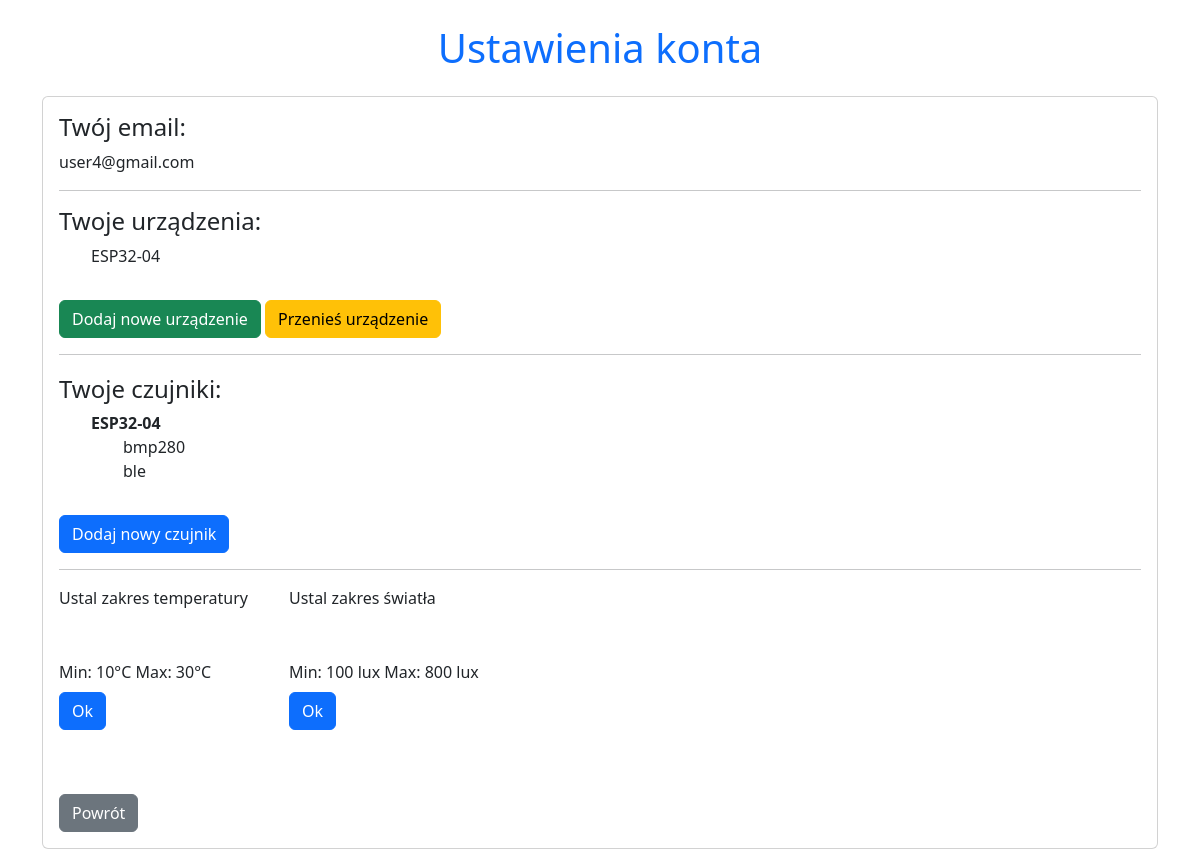
/auth/account/settings (signed in), run on an earlier commit of the app's database.
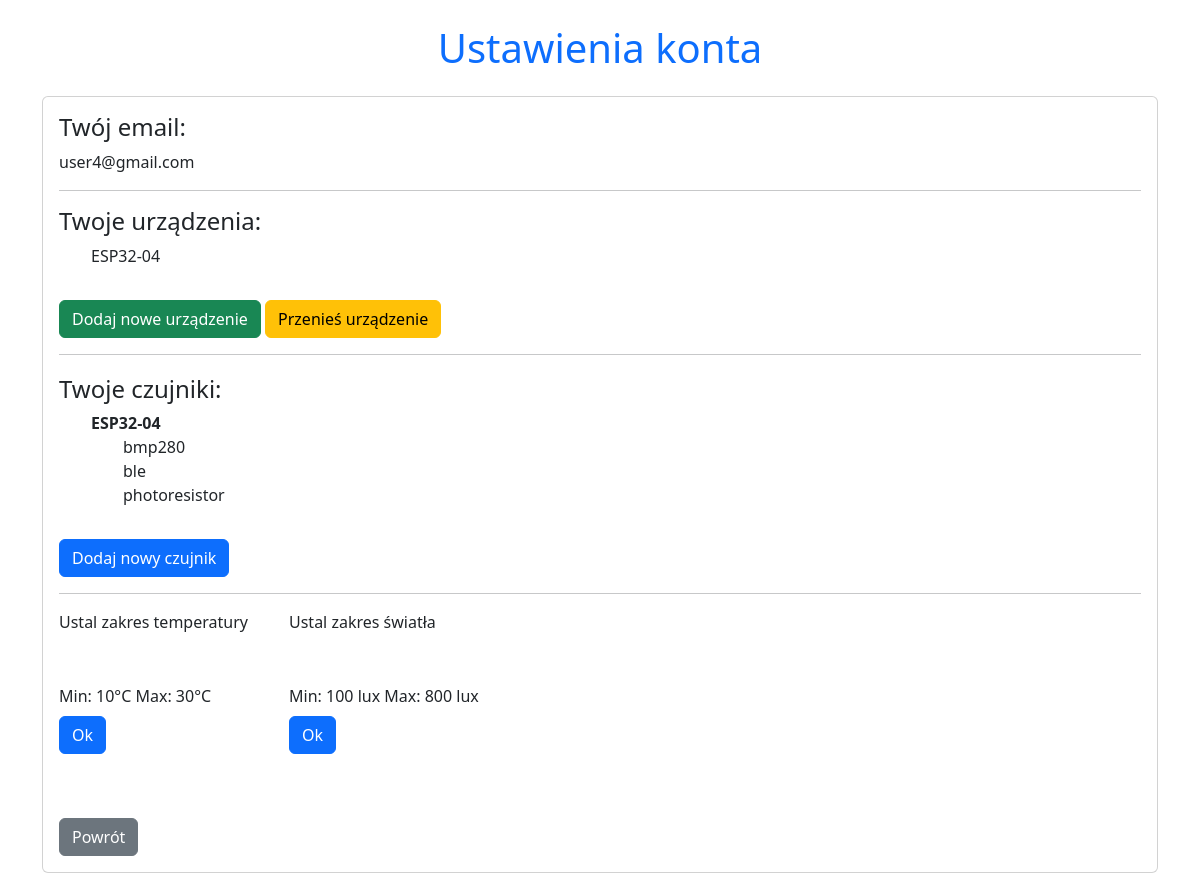
And on a later commit of the database.
### tables this page shows
CREATE TABLE devices (
        id INTEGER PRIMARY KEY AUTOINCREMENT,
        user_id INTEGER NOT NULL,
        device_id TEXT UNIQUE NOT NULL,
        status TEXT DEFAULT 'active',
        registration_date DATETIME DEFAULT CURRENT_TIMESTAMP,
        FOREIGN KEY(user_id) REFERENCES users(id) ON DELETE CASCADE
    );

CREATE TABLE sensors (
        id INTEGER PRIMARY KEY AUTOINCREMENT,
        user_id INTEGER NOT NULL,
        device_id TEXT NOT NULL,
        sensor_type TEXT NOT NULL,
        FOREIGN KEY(user_id) REFERENCES users(id) ON DELETE CASCADE,
        FOREIGN KEY(device_id) REFERENCES devices(device_id) ON DELETE CASCADE
    );

### app/routes/auth.py (the view)
@auth_bp.route('/account/settings', methods=['GET'])
def account_settings():
    if 'user_id' not in session:
        flash("Musisz być zalogowany, aby uzyskać dostęp do ustawień konta.", "danger")
        return redirect(url_for('auth.login'))
    user_id = session['user_id']
    conn = get_db_connection()
    cursor = conn.cursor()
    cursor.execute('SELECT email FROM users WHERE id = ?', (user_id,))
    user_email = cursor.fetchone()['email']
    cursor.execute('SELECT device_id FROM devices WHERE user_id = ?', (user_id,))
    user_devices = [row['device_id'] for row in cursor.fetchall()]
    user_sensors = {}
    for device in user_devices:
        cursor.execute('SELECT sensor_type FROM sensors WHERE user_id = ? AND device_id = ?', (user_id, device))
        user_sensors[device] = [row['sensor_type'] for row in cursor.fetchall()]
    cursor.execute('SELECT topic FROM subscriptions WHERE user_id = ?', (user_id,))
    user_subscriptions = [row['topic'] for row in cursor.fetchall()]
    conn.close()
    return render_template(
        'account_settings.html',
        email=user_email,
        user_devices=user_devices,
        user_sensors=user_sensors,
        user_subscriptions=user_subscriptions
    )

### app/database.py (called while the page is built)
def get_db_connection():
    conn = sqlite3.connect('environment_monitor.db')
    conn.row_factory = sqlite3.Row  # Umożliwia dostęp do kolumn po nazwach
    return conn

### app/templates/account_settings.html (shortened to what this page needs)
<!DOCTYPE html>
<html lang="en">
<head>
    <link href="https://cdn.jsdelivr.net/npm/bootstrap@5.3.0-alpha3/dist/css/bootstrap.min.css" rel="stylesheet">
    <link href="https://cdnjs.cloudflare.com/ajax/libs/font-awesome/6.0.0-beta3/css/all.min.css" rel="stylesheet">
    <link href="https://cdnjs.cloudflare.com/ajax/libs/noUiSlider/15.6.0/nouislider.min.css" rel="stylesheet">
</head>
<body>
    <div class="container mt-4">
        <h1 class="text-center text-primary">Ustawienia konta</h1>
        <div class="card mt-4">
            <div class="card-body">
                <h4>Twój email:</h4>
                <p>{{ email }}</p>
                <hr>
                <h4>Twoje urządzenia:</h4>
                <ul>
                    {% for device in user_devices %}
                        <li>{{ device }}</li>
                    {% endfor %}
                </ul>
                <a href="/devices/add-form" class="btn btn-success mt-3">Dodaj nowe urządzenie</a>
                <a href="/devices/transfer-form" class="btn btn-warning mt-3">Przenieś urządzenie</a>
                <hr>
                <h4 style="margin-top: 20px;">Twoje czujniki:</h4>
                <ul>
                    {% for device, sensors in user_sensors.items() %}
                        <li>
                            <strong>{{ device }}</strong>
                            <ul>
                                {% for sensor in sensors %}
                                    <li>{{ sensor }}</li>
                                {% endfor %}
                            </ul>
                        </li>
                    {% endfor %}
                </ul>
                <a href="/devices/add-sensor" class="btn btn-primary mt-3">Dodaj nowy czujnik</a>
                <br>
                <hr>
                <div class="sliders">
                    <div class="mb-4">
                        <p>Ustal zakres temperatury</p>
                        <div id="temperatureSlider" style="margin: 20px 0; margin-right: 30px; width:200px"></div>
                        <div>
                            <label>Min:</label>
                            <span id="minTempValue">10</span>°C
                            <label>Max:</label>
                            <span id="maxTempValue">30</span>°C
                        </div>
                        <button id="setTemperatureRange" class="btn btn-primary mt-2">Ok</button>
                    </div>
                    <div class="mb-4">
                        <p>Ustal zakres światła</p>
                        <div id="lightSlider" style="margin: 20px 0; width: 200px"></div>
                        <div>
                            <label>Min:</label>
                            <span id="minLightValue">100</span> lux
                            <label>Max:</label>
                            <span id="maxLightValue">800</span> lux
                        </div>
                        <button id="setLightRange" class="btn btn-primary mt-2">Ok</button>
                    </div>
                </div>
                <br>
                <a href="/" class="btn btn-secondary mt-3">Powrót</a>
            </div>
        </div>
    </div>
</body>
</html>

What changed in the data, as far as the page shows it:
added sensors: sensor_type "photoresistor"
